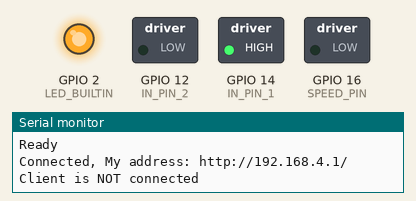
Recording of a sketch running on a simulated ESP8266 (NodeMCU). Parts: switched loads named in the sketch (green lamp = pin HIGH), output pins drawn as LEDs (lit = HIGH, except the on-board LED, lit = LOW), the last lines printed to the serial monitor.

Above: at 1.2 s.
At 3.62 s:
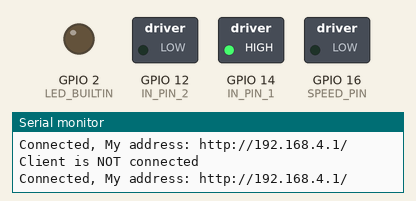
Timing chart, 0 to 4.0 s (numbered marks = the images above):
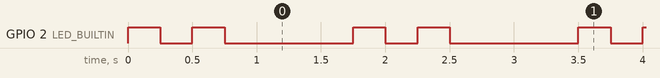

The sketch:

sketch_dec13a.ino
```cpp
#include <ESP8266WiFi.h>

#define SPEED_PIN 16
#define IN_PIN_1 14
#define IN_PIN_2 12

IPAddress apIP(192,168,4,1);  // Defining a static IP address for the Server

WiFiServer server(80);

void setup() {
    pinMode(SPEED_PIN, OUTPUT);
    pinMode(IN_PIN_1, OUTPUT);
    pinMode(IN_PIN_2, OUTPUT);
    pinMode(LED_BUILTIN,OUTPUT);

    digitalWrite(IN_PIN_1, HIGH);
    digitalWrite(IN_PIN_2, LOW);
    digitalWrite(LED_BUILTIN,LOW);

    Serial.begin(9600);
    while(!Serial);

    //setup the custom IP address
    WiFi.mode(WIFI_AP_STA);

    // COnfigure the Access Point
    //WiFi.softAPConfig(apIP, apIP, IPAddress(255, 255, 255, 0));   // subnet FF FF FF 00
    //WiFi.mode(WIFI_AP);
    Serial.println(WiFi.softAP("ESP-WIFI") ? "Ready" : "Failed!");
    server.begin();
}

void loop() {
    WiFiClient client = server.available();

    Serial.print("Connected, My address: ");
    Serial.print("http://");
    Serial.print(WiFi.softAPIP());
    Serial.println("/");
    if(client == true && client.connected()){
        digitalWrite(LED_BUILTIN,HIGH);
        delay(250);
        digitalWrite(LED_BUILTIN,LOW);
        Serial.println("Client is connected");
    }else{
        digitalWrite(LED_BUILTIN,HIGH);
        delay(250);
        digitalWrite(LED_BUILTIN,LOW);
        delay(250);
        digitalWrite(LED_BUILTIN,HIGH);
        delay(250);
        digitalWrite(LED_BUILTIN,LOW);
        Serial.println("Client is NOT connected");
    }
    delay(1000);
    if (client) {
        while (client.connected()) {
            if (client.available()){
                Serial.write((char)client.read());
            }
        }
    }
    client.stop();
}

void runMotors(){
    digitalWrite(LED_BUILTIN,HIGH);
    analogWrite(SPEED_PIN, 255);

    delay(2000);
    digitalWrite(LED_BUILTIN,HIGH);
    analogWrite(SPEED_PIN, 255 / 1.5);

    delay(2000);
    digitalWrite(LED_BUILTIN,LOW);
    analogWrite(SPEED_PIN, 255 / 2);

    delay(2000);
    digitalWrite(LED_BUILTIN,LOW);
    analogWrite(SPEED_PIN, 255 / 2.5);

    delay(2000);
    digitalWrite(LED_BUILTIN,HIGH);
    analogWrite(SPEED_PIN, 255 / 3);
    delay(2000);
}
```

Measured:
- by itself, GPIO 2 (LED_BUILTIN): repeats every 1.8 s: LOW 0.25 s, HIGH 0.25 s, LOW 1.0 s, HIGH 0.25 s
- by itself, everything shown: repeats every 1.8 s, in 4 steps
